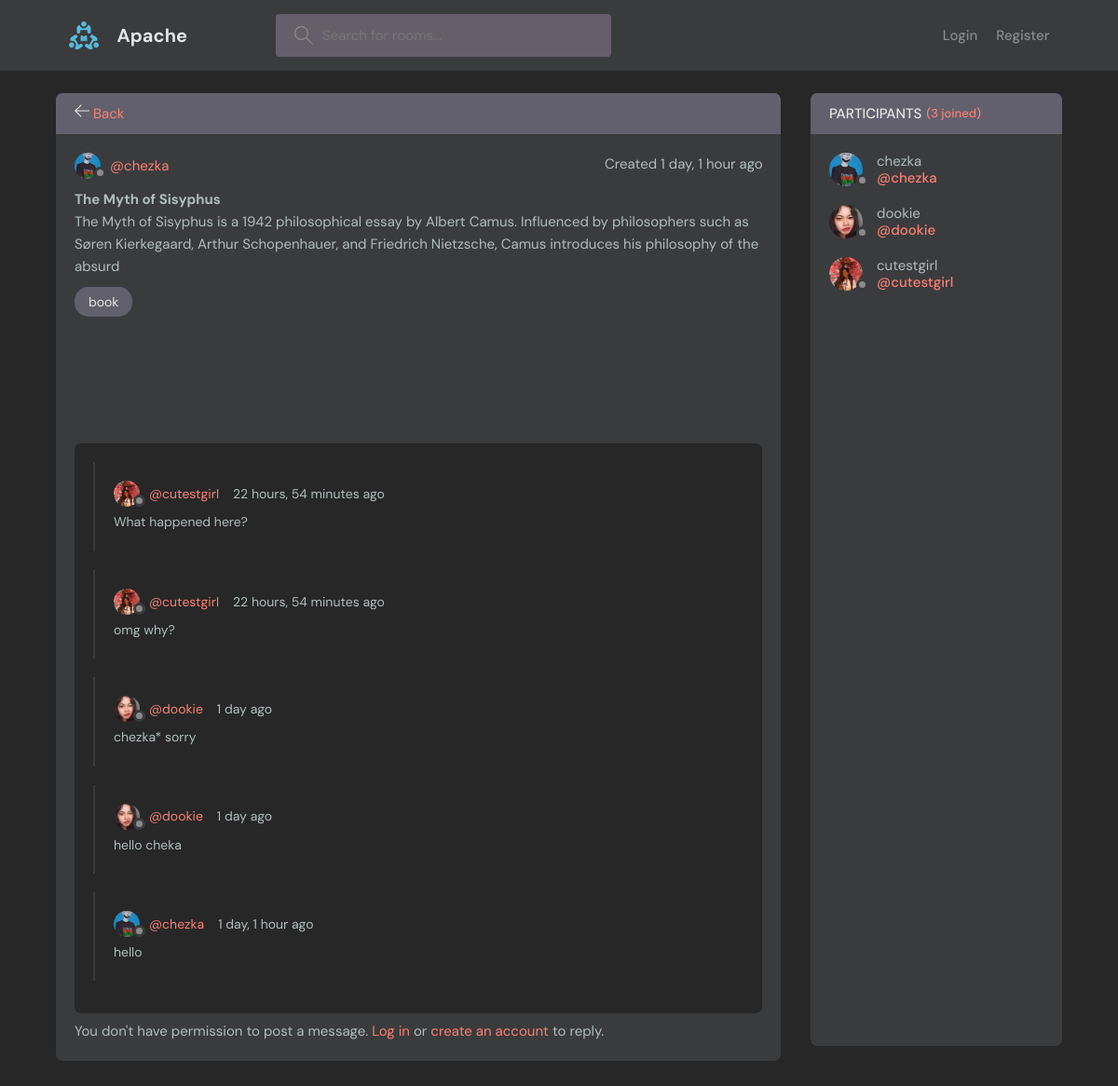
The page /room/1/ on the database its author committed.
### main/models.py (models this page shows, shortened)
class Room(models.Model):
    host = models.ForeignKey(User, on_delete=models.SET_NULL, null=True)
    topic = models.ForeignKey(Topic, on_delete=models.SET_NULL, null=True)
    name = models.CharField(max_length=200)
    description = models.TextField(null=True, blank=True)
    participants = models.ManyToManyField(User, related_name="participants", blank=True)
    updated = models.DateTimeField(auto_now=True)
    created = models.DateTimeField(auto_now_add=True)
    class Meta:
        ordering = ["-updated", "-created"]

class User(AbstractUser):
    name = models.CharField(max_length=200, null=True)
    email = models.EmailField(unique= True, null=True)
    bio = models.TextField(null=True)
    avatar = models.ImageField(null=True, default='avatar.svg')
    USERNAME_FIELD = 'email'
    REQUIRED_FIELDS = []

class Topic(models.Model):
    name = models.CharField(max_length=200)
    def __str__(self):
        return self.name

class Message(models.Model):
    user = models.ForeignKey(User, on_delete=models.CASCADE)
    room = models.ForeignKey(Room, on_delete=models.CASCADE)
    body = models.TextField()
    updated = models.DateTimeField(auto_now=True)
    created = models.DateTimeField(auto_now_add=True)
    class Meta:
        ordering = ["-updated", "-created"]

### main/views.py (the view)
# urls.py: path("room/<str:pk>/", views.room, name="room"),
def room(request, pk):
    room = Room.objects.get(id=pk)
    room_messages = room.message_set.all()
    participants = room.participants.all()
    if request.method == "POST":
        message = Message.objects.create(
            user=request.user, room=room, body=request.POST.get("body")
        )
        room.participants.add(request.user)
        return redirect("room", pk=room.id)
    context = {
        "room": room,
        "room_messages": room_messages,
        "participants": participants,
    }
    return render(request, "base/room.html", context)

### main/templates/base/room.html (shortened to what this page needs)
{% extends 'main.html' %} {% block content %}
<main class="profile-page layout layout--2">
  <div class="container">
    <div class="room">
      <div class="room__top">
        <div class="room__topLeft">
          <a href="{{request.META.HTTP_REFERER}}">
            <svg version="1.1" xmlns="http://www.w3.org/2000/svg" width="32" height="32" viewBox="0 0 32 32">
              <title>arrow-left</title>
              <path
                d="M13.723 2.286l-13.723 13.714 13.719 13.714 1.616-1.611-10.96-10.96h27.625v-2.286h-27.625l10.965-10.965-1.616-1.607z"
              ></path>
            </svg>
            Back
          </a>
        </div>
      </div>
      <div class="room__box scroll">
        <div class="room__header scroll">
          <div class="room__info">
            <a href="{% url 'user-profile' room.host.id %}" class="room__author">
              <div class="avatar avatar--small">
                <img src="{{room.host.avatar.url}}" />
              </div>
              <span>@{{room.host.username}}</span>
            </a>
            <span>Created {{room.created|timesince}} ago</span>
          </div>
          <div class="room__details">
            <h2>{{room.name}}</h2>
            <p>{{room.description}}</p>
          </div>
          <span class="room__topics">{{room.topic}}</span>
        </div>
        <div class="room__conversation">
          <div class="threads scroll">
            {% for message in room_messages %}
            <div class="thread">
              <div class="thread__top">
                <div class="thread__author">
                  <a href="{% url 'user-profile' message.user.id %}" class="thread__authorInfo">
                    <div class="avatar avatar--small">
                      <img src="{{message.user.avatar.url}}" />
                    </div>
                    <span>@{{message.user.username}}</span>
                  </a>
                  <span class="thread__date">{{message.created|timesince}} ago</span>
                </div>
              </div>
              <div class="thread__details">
                {{message.body}}
              </div>
            </div>
            {% endfor %}
          </div>
        </div>
      </div>
      <div class="room__message">
      {% if request.user.is_authenticated %}
        <form action="" method="POST">
        {% csrf_token %}
          <input name="body" placeholder="Write your message here..." />
        </form>
      {% else %}
        <p>You don't have permission to post a message. <a href="{% url 'login' %}">Log in</a> or <a href="{% url 'register' %}">create an account</a> to reply.</p>
      {% endif %}
      </div>
    </div>
    <div class="participants">
      <h3 class="participants__top">Participants <span>({{participants.count}} joined)</span></h3>
      <div class="participants__list scroll">
        {% for user in participants %}
        <a href="{% url 'user-profile' user.id %}" class="participant">
          <div class="avatar avatar--medium">
            <img src="{{user.avatar.url}}" />
          </div>
          <p>
            {{user.username}}
            <span>@{{user.username}}</span>
          </p>
        </a>
        {% endfor %}
      </div>
    </div>
  </div>
</main>
{% endblock %}

### static/styles/main.css (style rules this page uses)
:root { --color-primary: salmon; --color-primary-light: #fbf6e1; --color-dark: #3a3b3d; --color-dark-medium: #665f6b; --color-dark-light: #62606d; --color-light: #e5e5e5; --color-gray: #8b8b8b; --color-light-gray: #b2bdbd; --color-bg: #272727; --color-success: #5dd693; --color-error: #fc4b0b; }
* { font-family: 'DM Sans', -apple-system, BlinkMacSystemFont, 'Segoe UI', Roboto, Oxygen, Ubuntu, Cantarell, 'Open Sans', 'Helvetica Neue', sans-serif; margin: 0; padding: 0; box-sizing: border-box; text-rendering: optimizeLegibility; font-size: inherit; }
html { font-size: 56.25%; }
@media only screen and (min-width: 1200px) { html { font-size: 62.5%; } }
body { line-height: 1.6; font-weight: 400; font-size: 1.5rem; color: var(--color-light-gray); background-color: var(--color-bg); min-height: 100vh; }
img { width: 100%; }
a { display: inline-block; color: var(--color-primary); text-decoration: none; }
.container { max-width: 120rem; width: 90%; margin: auto; }
.avatar { position: relative; display: inline-block; border-radius: 50%; }
.avatar img { display: block; border-radius: 50%; object-fit: cover; object-position: center; }
.avatar::after { content: ''; display: block; position: absolute; background-color: var(--color-gray); z-index: 111; border-radius: 50%; border: 0.3rem solid var(--color-dark); }
.avatar.avatar--small img { width: 2.8rem; height: 2.8rem; }
.avatar.avatar--small:after { width: 0.7rem; height: 0.7rem; bottom: 0px; right: -6px; }
.avatar.avatar--medium img { width: 3.6rem; height: 3.6rem; border-radius: 50%; }
.avatar.avatar--medium:after { width: 0.7rem; height: 0.7rem; bottom: 0px; right: -6px; }
.layout { margin-top: 2.4rem; }
.layout > .container { display: flex; justify-content: space-between; align-items: flex-start; }
.layout--2 > .container > div:first-child { flex-basis: 72%; }
.layout--2 > .container > div:last-child { flex-basis: 25%; }
.room, .participants { background: var(--color-dark); max-height: 87.5vh; border-radius: 0.7rem; overflow: hidden; position: relative; }
.room__top, .participants__top { background: var(--color-dark-light); display: flex; justify-content: space-between; align-items: center; padding: 1rem 2rem; position: relative; }
.room__top svg, .thread__top svg { width: 1.6rem; height: 1.6rem; fill: var(--color-light); cursor: pointer; }
.room__topLeft { display: flex; align-items: flex-end; gap: 1rem; }
.room__topLeft h3, .participants__top { text-transform: uppercase; font-weight: 500; color: var(--color-light); }
.room__topLeft svg { width: 1.6rem; height: 1.6rem; fill: var(--color-light); }
.room__header { max-height: 30vh; overflow-y: auto; position: absolute; width: 95%; background: var(--color-dark); z-index: 999; top: 4.4rem; padding-top: 2rem; padding-bottom: 1rem; }
.room__box { padding-left: 2rem; padding-right: 2rem; height: 80.5vh; padding-bottom: 0; }
.room__info { display: flex; justify-content: space-between; }
.room__author { display: flex; gap: 1rem; align-items: center; margin-bottom: 1rem; transition: all 0.3s ease-in-out; }
.room__topics { padding: 0.5rem 1.5rem; background: var(--color-dark-light); color: var(--color-light); display: inline-block; font-size: 1.4rem; border-radius: 1.5rem; margin: 1rem 0; }
.room__conversation { margin-top: 1rem; margin-bottom: 4rem; height: 64%; }
.threads { background: var(--color-bg); border-radius: 0.7rem; overflow-y: auto; height: 100%; margin-top: 28vh; padding: 0 2rem 4rem 2rem; }
.thread { border-left: 2px solid var(--color-dark); padding-left: 1rem; margin: 2rem 0; padding: 2rem; }
.thread__top { display: flex; align-items: center; justify-content: space-between; }
.thread__author { display: flex; align-items: center; gap: 1.5rem; font-size: 1.4rem; }
.thread__authorInfo { display: flex; align-items: center; gap: 1rem; }
.thread__details { font-size: 1.4rem; margin-top: 0.5rem; }
.room__message { padding: 2rem; position: absolute; z-index: 111; bottom: 0; left: 0; right: 0; background: transparent; }
.participants__top span { color: var(--color-primary); font-size: 1.3rem; text-transform: none; }
.participants__top { justify-content: flex-start; gap: 0.5rem; }
.participants__list { padding: 2rem; height: 82.5vh; overflow-y: scroll; padding-bottom: 0; }
.participant { display: flex; align-items: center; gap: 1.5rem; margin-bottom: 2rem; }
.participant p { color: var(--color-light-gray); line-height: 1.2; }
.participant span { display: block; font-weight: 500; color: var(--color-primary); font-weight: 1.4rem; }

### rows shown on the page
Room: host.avatar (picture), host.username "chezka", created "1 day, 1 hour", name "The Myth of Sisyphus", description "The Myth of Sisyphus is a 1942 philosophical essay by Albert Camus. Influenced by philosophers such as Søren Kierkegaard, Arthur Schopenhauer, and Friedrich Nietzsche, Camus introduces his philosophy of the absurd", topic "book"
Message: user.avatar (picture), user.username "cutestgirl", created "22 hours, 54 minutes", body "What happened here?"
Message: user.avatar (picture), user.username "cutestgirl", created "22 hours, 54 minutes", body "omg why?"
Message: user.avatar (picture), user.username "dookie", created "1 day", body "chezka* sorry"
Message: user.avatar (picture), user.username "dookie", created "1 day", body "hello cheka"
Message: user.avatar (picture), user.username "chezka", created "1 day, 1 hour", body "hello"
User: avatar (picture), username "chezka"
User: avatar (picture), username "dookie"
User: avatar (picture), username "cutestgirl"

### other values the page prints
{{ participants.count }} "3"
